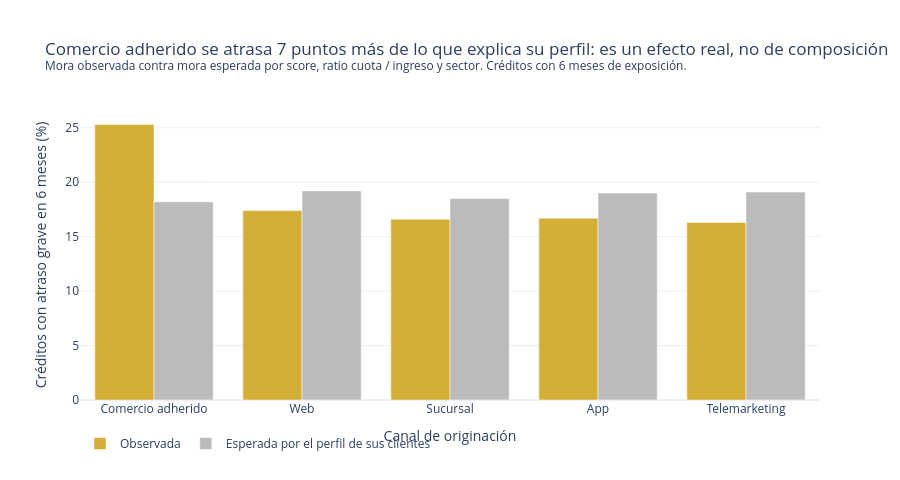

The notebook cell saved with this chart:
### Markdown cell above
### 4.4 Efecto de composición: el grupo antes y después de controlar por perfil (Plotly)

Para cada canal se muestran dos barras: la mora que tiene (observada) y la que tendría por el perfil de sus clientes (esperada, punto 3.4). Pasando el mouse se ve la cantidad de créditos y la diferencia.

### Code cell
efecto_canal_para_graficar = (
    efecto_por_canal.reset_index()
    .melt(
        id_vars=["canal_originacion", "creditos", "diferencia_en_puntos"],
        value_vars=["pct_mora_observada", "pct_mora_esperada"],
        var_name="medida",
        value_name="pct_mora",
    )
    .replace(
        {
            "pct_mora_observada": "Observada",
            "pct_mora_esperada": "Esperada por el perfil de sus clientes",
        }
    )
)

figura_composicion = px.bar(
    efecto_canal_para_graficar,
    x="canal_originacion",
    y="pct_mora",
    color="medida",
    barmode="group",
    category_orders={"canal_originacion": efecto_por_canal.index.tolist()},
    color_discrete_sequence=[DORADO, GRIS],
    custom_data=["creditos", "diferencia_en_puntos"],
    labels={
        "canal_originacion": "Canal de originación",
        "pct_mora": "Créditos con atraso grave en 6 meses (%)",
        "medida": "",
    },
    title=(
        "Comercio adherido se atrasa 7 puntos más de lo que explica su perfil: "
        "es un efecto real, no de composición<br>"
        "<sup>Mora observada contra mora esperada por score, ratio cuota / ingreso "
        "y sector. Créditos con 6 meses de exposición.</sup>"
    ),
)
figura_composicion.update_traces(
    hovertemplate=(
        "<b>%{x}</b><br>Mora: %{y:.1f}%<br>"
        "Créditos: %{customdata[0]:,}<br>"
        "Observada menos esperada: %{customdata[1]:+.1f} puntos<extra></extra>"
    )
)
figura_composicion.update_yaxes(rangemode="tozero")
figura_composicion.update_layout(
    height=480, margin={"t": 110}, legend={"orientation": "h"}
)
figura_composicion.write_html(
    CARPETA_SALIDAS / "efecto_composicion_canal.html", include_plotlyjs=True
)
figura_composicion.show()

### Figure 1 — Plotly figure (JSON) as saved in the notebook; plotly's stock layout.template omitted (floating-point values rounded to 4 significant figures)
{"data": [{"alignmentgroup": "True", "customdata": [[1229.0, 7.1], [883.0, -1.8], [2131.0, -1.9], [812.0, -2.3], [447.0, -2.8]], "hovertemplate": "<b>%{x}</b><br>Mora: %{y:.1f}%<br>Créditos: %{customdata[0]:,}<br>Observada menos esperada: %{customdata[1]:+.1f} puntos<extra></extra>", "legendgroup": "Observada", "marker": {"color": "#D4AF37", "pattern": {"shape": ""}}, "name": "Observada", "offsetgroup": "Observada", "orientation": "v", "showlegend": true, "textposition": "auto", "type": "bar", "x": ["Comercio adherido", "Web", "Sucursal", "App", "Telemarketing"], "xaxis": "x", "y": [25.3, 17.4, 16.6, 16.7, 16.3], "yaxis": "y"}, {"alignmentgroup": "True", "customdata": [[1229.0, 7.1], [883.0, -1.8], [2131.0, -1.9], [812.0, -2.3], [447.0, -2.8]], "hovertemplate": "<b>%{x}</b><br>Mora: %{y:.1f}%<br>Créditos: %{customdata[0]:,}<br>Observada menos esperada: %{customdata[1]:+.1f} puntos<extra></extra>", "legendgroup": "Esperada por el perfil de sus clientes", "marker": {"color": "#BBBBBB", "pattern": {"shape": ""}}, "name": "Esperada por el perfil de sus clientes", "offsetgroup": "Esperada por el perfil de sus clientes", "orientation": "v", "showlegend": true, "textposition": "auto", "type": "bar", "x": ["Comercio adherido", "Web", "Sucursal", "App", "Telemarketing"], "xaxis": "x", "y": [18.2, 19.2, 18.5, 19.0, 19.1], "yaxis": "y"}], "layout": {"barmode": "group", "height": 480, "legend": {"orientation": "h", "title": {"text": ""}, "tracegroupgap": 0}, "margin": {"t": 110}, "title": {"text": "Comercio adherido se atrasa 7 puntos más de lo que explica su perfil: es un efecto real, no de composición<br><sup>Mora observada contra mora esperada por score, ratio cuota / ingreso y sector. Créditos con 6 meses de exposición.</sup>"}, "xaxis": {"anchor": "y", "categoryarray": ["Comercio adherido", "Web", "Sucursal", "App", "Telemarketing"], "categoryorder": "array", "domain": [0.0, 1.0], "title": {"text": "Canal de originación"}}, "yaxis": {"anchor": "x", "domain": [0.0, 1.0], "rangemode": "tozero", "title": {"text": "Créditos con atraso grave en 6 meses (%)"}}}}
